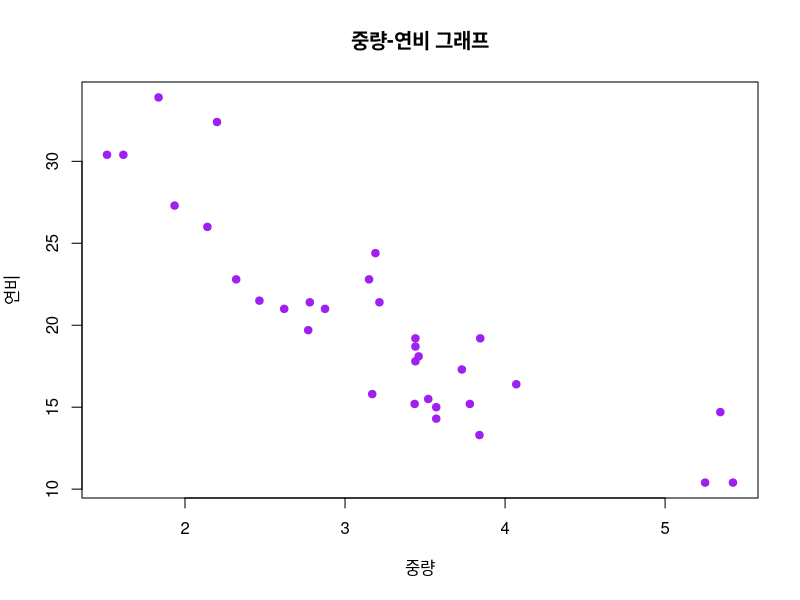
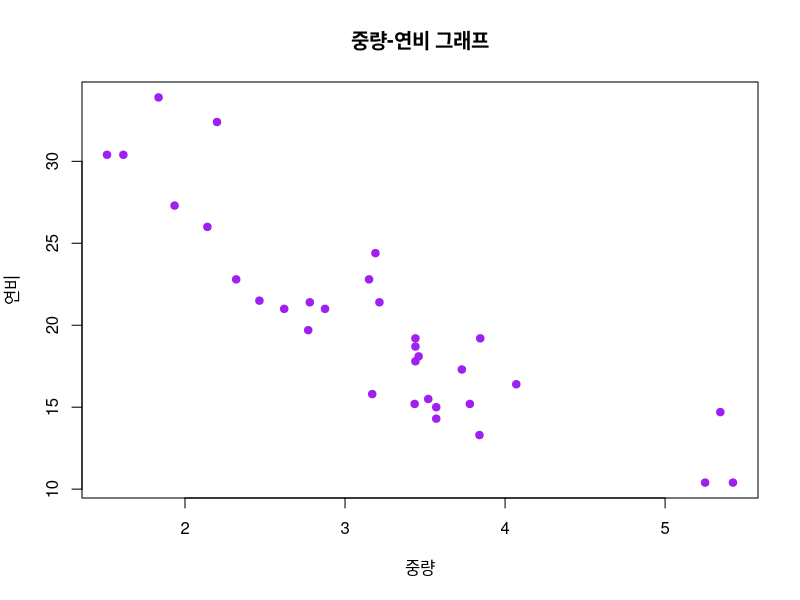
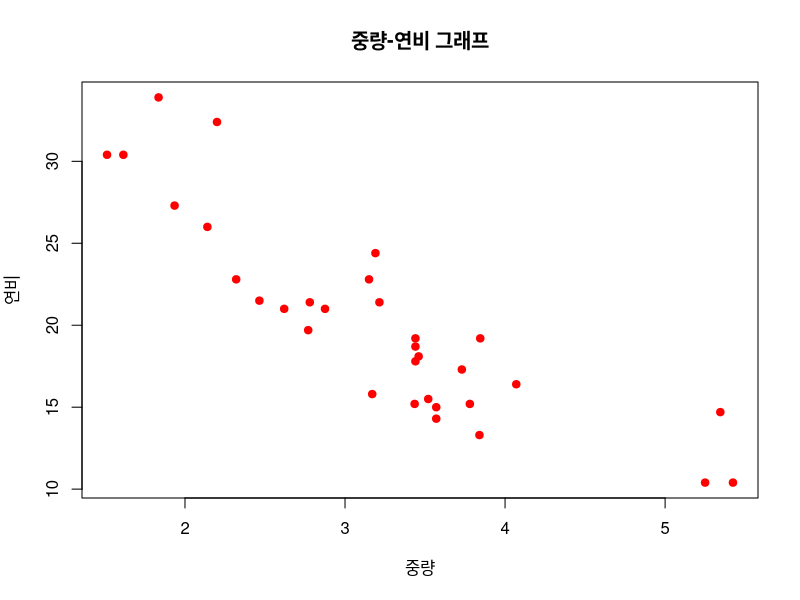
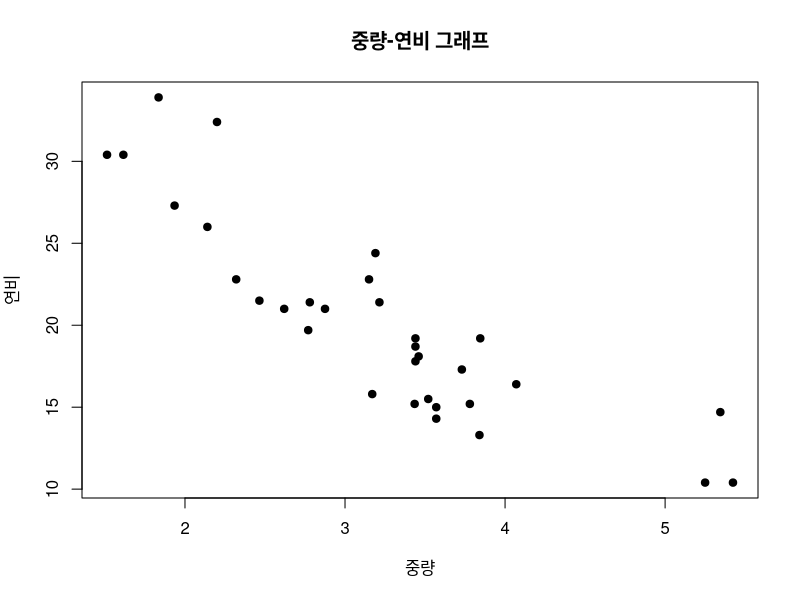
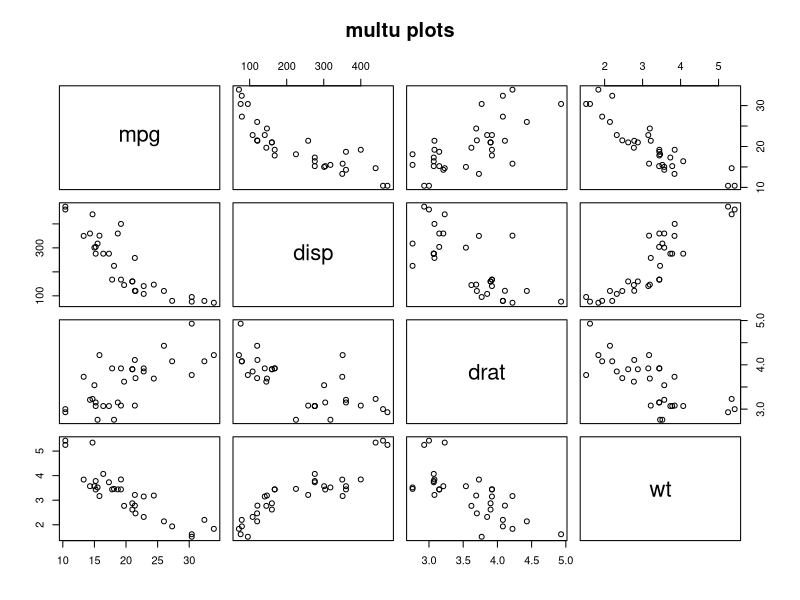
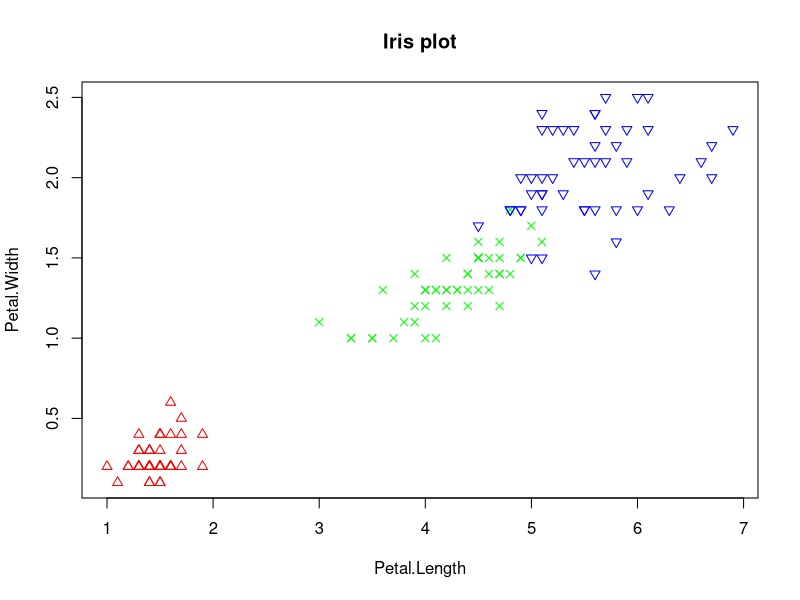
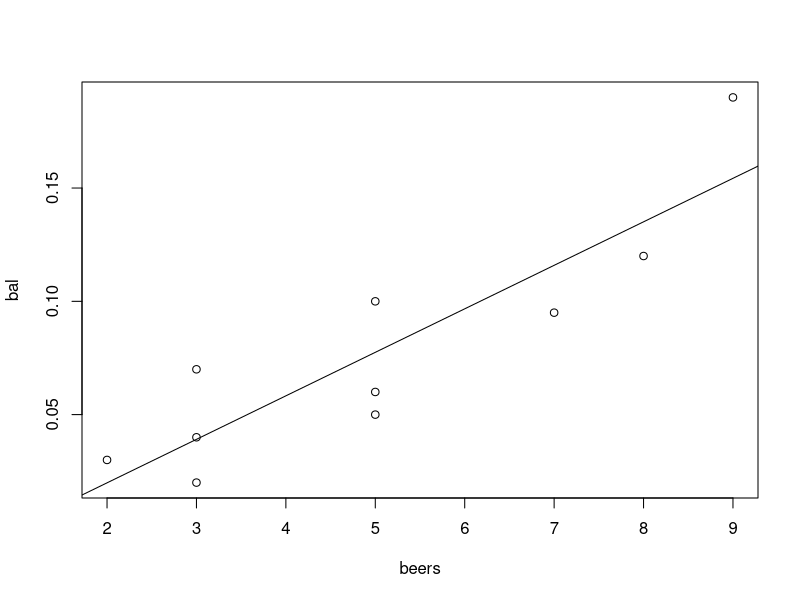
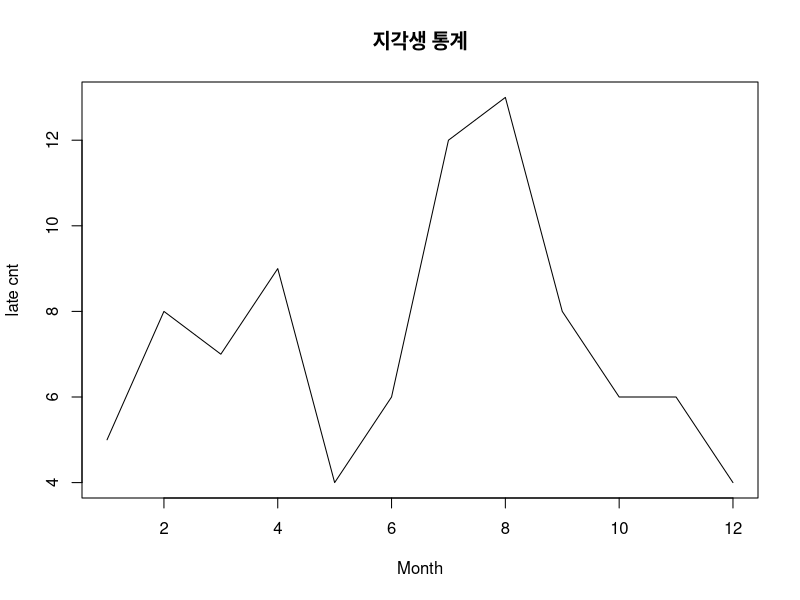

Source code (R) for these figures, in order: (Note: this script raises an error after producing the figures.)
#
#   6일차
#
 
# 다중변수 자료 탐색
# 두 변수 사이의 산점도
# 산점도(scatter plot) -   두 변수로 구성된 자료의
#                          분포를 알아보는 그래프
#                          관측값들의 분포를 통해
#                          두 변수 사이의 관계 파악

wt <- mtcars$wt
mpg <- mtcars$mpg
plot(wt, mpg, main = "중량-연비 그래프",
     xlab = "중량", ylab = "연비",
     col = "purple", pch = 19) #pch : 점 모양
## ==>  음의 상관관계
plot(mtcars$wt,mtcars$mpg , main = "중량-연비 그래프",
     xlab = "중량", ylab = "연비",
     col = "purple", pch = 19) #방법2
plot(mtcars[,c("wt","mpg")], main = "중량-연비 그래프",
     xlab = "중량", ylab = "연비",
     col = "red", pch = 19) #방법3
plot(mpg~wt,data = mtcars, main = "중량-연비 그래프",
     xlab = "중량", ylab = "연비",
     col = "black", pch = 19) #방법4


#여러 변수들간의 산점도
vars <- c("mpg","disp","drat","wt")
target<- mtcars[,vars]
head(target)
pairs(target,main ="multu plots")
#대각선 변수명 기준 대칭(x,y 좌표가 바뀜)
#두 변수가 일치하는 부분이 해당 변수와 관계
#그래프에서 상관관계가 높은 데이터 구분 가능


#그룹 정보가 있는 두 변수의 산점도
iris_2 <- iris[,3:4]

point <- as.numeric(iris$Species)
point
color <- c("red","green","blue")
plot( iris_2, main = "Iris plot",
      pch = c(point)*2,
      col = color[point])
color[1]
color[point]
head(iris)

# 상관분석
beers <- c(5, 2, 9,8, 3 ,7, 3 ,5, 3, 5) #맥주 잔
bal <- c(0.1,0.03,0.19,0.12,0.04,     #혈중 알콜 농도
         0.095,0.07,0.06,0.02,0.05)
tbl <- data.frame(beers, bal)
tbl

plot(bal~beers,data=tbl)    #산점도

res <- lm(bal~beers, data = tbl)  #회귀식
res
#회귀식 : y = xw + b
# y : 종속변수
# x : 독립변수
# w : weight
# b : bias
abline(res)  # 회귀선
cor( tbl[,1:2])  # 상관 계수
cor(iris[,1:4])  # 다변량으로 상관계수
#상관관계가 강하다 / 양의 상관관계이다   


# 상관분석 순서
# 
# 1. 상관분석 대상 변수 선정
# 2. 산점도 작성 ( 관측값 분포 확인) : plot()
# 3. 회귀식 도출 : lm()
#    (회귀식 : 두 변수의 선형관계를 가장 잘 나타낼 수 있는
#    선의 식)
#    (y = xw + b)
# 4. 회귀선을 산점도에 표시 : abline()
#    (회귀선 : 관측값들의 추세를 가장 잘 나태할 수 있는 선)
# 5. 상관계수 계산 : cor()
# 6. 상관분석 결과 해석


#시계열 Data - 선그래프
month <- 1:12
late <- c(5,8,7,9,4,6,12,13,8,6,
          6,4)

plot (month,late, main = "지각생 통계", type = "l",
      lty = 1, lwd = 1, xlab = "Month", ylab = "late cnt")
plot (month,late, main = "지각생 통계", type = "b",
      lty = 1, lwd = 3, xlab = "Month", ylab = "late cnt")
plot (month,late, main = "지각생 통계", type = "o",
      lty = 3, lwd = 1, xlab = "Month", ylab = "late cnt")
plot (month,late, main = "지각생 통계", type = "s",
      lty = 1, lwd = 1, xlab = "Month", ylab = "late cnt")
#lty : 선의 모양, lwd : 선의 굵기
## x축이 시간을 의미하는 데이터 ==> 시계열 data


#복수의 선 그래프
late1 <- c(5,8,7,9,4,6,12,13,8,6,6,4)
late2 <- c(4,6,5,8,7,8,10,11,6,5,7,3)
data.frame(late1,late2)
plot (month, late1, main = "지각생 통계", type = "b",
      lty = 1, col="red", xlab = "Month", ylab = "late cnt",
      ylim = c(1,15))
lines(month, late2, type = "b",
      col = "blue")


#자료 탐색 실습 - 탐색적 데이터 분석
# 0단계 : 문제 정의
# 1단계 : 분석 대상 데이터셋 준비
#         BostdnHousing 데이터셋(mlbench pac.)
install.packages("mlbench")
library(mlbench)
data("BostonHousing")
# crim : 1인당 범죄율
# rm : 주택 1 가구당 방수
# dis : 보스턴 5개 지역센터까지의 거리
# tax : 재산세율
# medv : 주택가격
class(BostonHousing)
dim(BostonHousing)
str(BostonHousing)
head(BostonHousing)
tail(BostonHousing)
myds <- BostonHousing[,c("crim","rm","dis",
                         "tax", "medv")]

# 2단계. 파생변수 추가 :
#                     grp 변수추가 - 주택가격상중하
grp <- c()  #빈 변수
for (i in 1:nrow(myds)) {
  if (myds$medv[i] >= 25.0) {
    grp[i] <- 'H'
  } else if ( myds$medv[i] <= 17.0) {
    grp[i] <- 'L'
  } else {
    grp[i] <- 'M'
  }
}
grp
grp <- factor(grp)  #grp를 팩터형으로
grp <- factor(grp, levels = c("H","M","L")) #H M L 순서를 지정 (높음,보통,낮음)
myds <- data.frame(myds, grp) #기존 데이터 프레임에 추가
head(myds)
grp


# 3단계. 데이터셋의 형태와 기본적인 내용 파악
str(myds)
head(myds)
table(myds$grp)


# 4단계. 히스토그램에 의한 관측값의 분포 확인
par(mfrow = c(2, 3))
for (i in 1:5){
  hist(myds[,i], main = colnames(myds)[i],
       col = "yellow")
}
par( mfrow - c(1,1))


# 5단계. 상자그림에 의한 관측값의 분포 확인
par(mfrow = c(2,3))
for (i in 1:5){
  boxplot(myds[,i], main = colnames(myds)[i])
}
par(mfrow = c(1,1))
boxplot.stats(myds$crim)


# 6단계. 그룹별 관측값의 분포 확인
# ~ 뒷 부분은 그룹으로 묶을 수 있는 범주형 데이터가 필요
boxplot(myds$crim~ myds$grp, main = "1인당 범죄율")  
boxplot(myds$rm~ myds$grp, main = "방의 개수")

# 7단계. 다중 산점도를 통한 변수 간 상관관계 확인
pairs(myds[,-6]) #6번째 변수는 생략(grp는 factor)


# 8단계. 그룹 정보를 포함한 변수 간 상관 관계 확인
point <- as.integer(myds$grp)
color <- c("red","green","blue")
pairs(myds[,-6], pch = point, col = color[point])


# 9단계. 변수 간 상관계수 확인
cor(myds[,-6])








